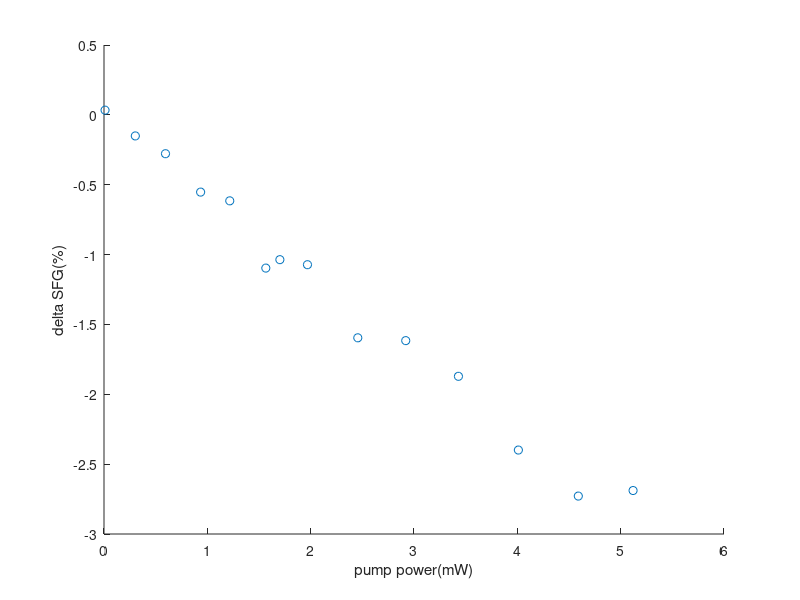

MATLAB code to generate this figure:
%% this code is used for plotting Power dependence on Tr-VSFG dynamics.
%the pump_power is recording by ophis thermal power meter;
%t_zero_new is delta SFG intensity, SFG signal was dispersed by a 
%spectrograph (Shamrock, Andor) and detected by a 
%charge coupled device (Newton idus, Andor).
pump_power = [0.0101 0.303 0.595 0.935 1.217 1.566 1.702 1.969 2.456 2.92 3.43 4.01 4.59 5.12];

t_zero_new = [0.0337184005911352;-0.150807080413491;-0.278076118328974;-0.552863727517315;-0.615383773812426;-1.09673002436311;-1.03644063417258;-1.07254779082297;-1.59571822292499;-1.61596099140463;-1.87134555481299;-2.39906499414149;-2.72855186501972;-2.68883064980135];
figure;
scatter(pump_power,t_zero_new);
xlabel('pump power(mW)');
ylabel('delta SFG(%)')